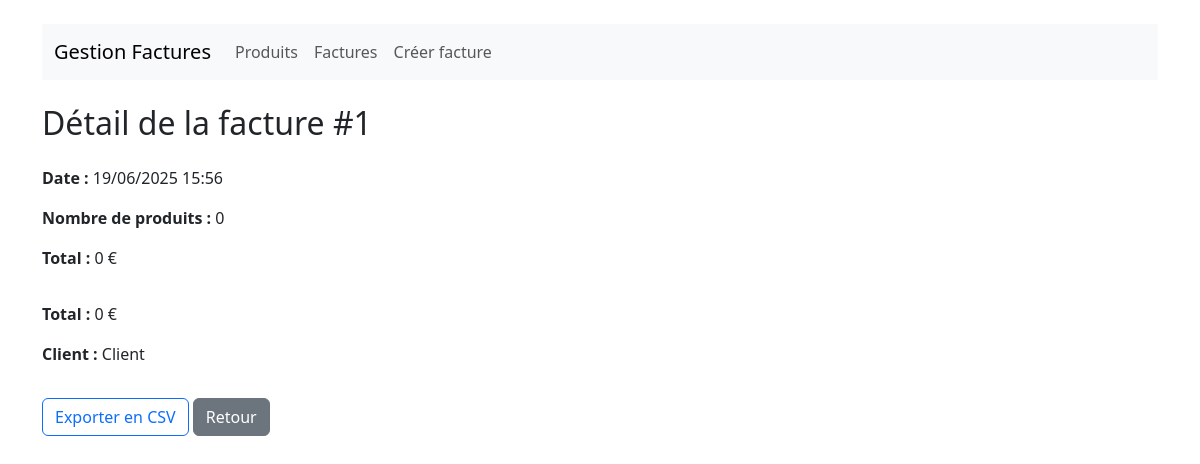
The app's page /facture/1/ with its own data.
### produits/models.py (models this page shows, shortened)
class Facture(models.Model):
    produits= models.ManyToManyField(Produit)
    client = models.CharField(max_length=100,default="Client")
    date_creation = models.DateTimeField(auto_now_add=True)
    def total(self):
        return sum(ligne.produit.prix * ligne.quantite for ligne in self.lignes.all())
    def nombre_produits(self):
        return sum(ligne.quantite for ligne in self.lignes.all())

### produits/views.py (the view)
# urls.py: path('facture/<int:id>/', views.detail_facture, name='detail_facture'),
def detail_facture(request, id):
    facture = get_object_or_404(Facture, id=id)
    return render(request, 'produits/detail_facture.html', {'facture': facture})

### produits/templates/produits/detail_facture.html (shortened to what this page needs)
{% extends 'base.html' %}
{% block content %}
<h2 class="my-4">Détail de la facture #{{ facture.id }}</h2>
<p><strong>Date :</strong> {{ facture.date_creation|date:"d/m/Y H:i" }}</p>
<p><strong>Nombre de produits :</strong> {{ facture.nombre_produits }}</p>
<p><strong>Total :</strong> {{ facture.total }} €</p>
<p class="mt-3"><strong>Total :</strong> {{ facture.total }} €</p>
<p><strong>Client :</strong> {{ facture.client }}</p>
<a href="{% url 'export_csv_facture' facture.id %}" class="btn btn-outline-primary mt-3">Exporter en CSV</a>
<a href="{% url 'liste_factures' %}" class="btn btn-secondary mt-3">Retour</a>
{% endblock %}

### records on screen
Facture: id "1", date_creation "19/06/2025 15:56", nombre_produits "0", total "0", client "Client"
